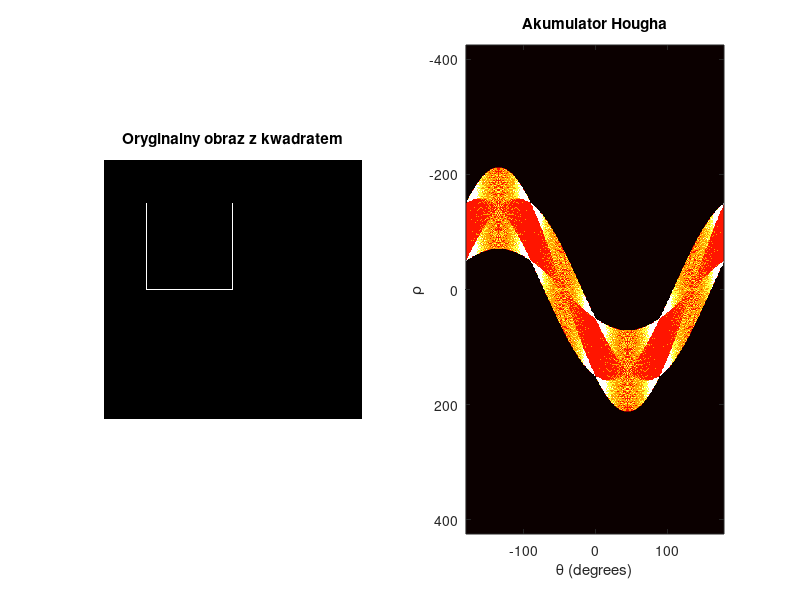

Source code (MATLAB):
clc;
clear;
close all;

% Parametry kwadratu
image_size = 300; % Rozmiar obrazu
square_size = 100; % Rozmiar kwadratu
offset = 50; % Odstęp od brzegu obrazu

% Tworzenie obrazu z kwadratem
image = zeros(image_size, image_size);
image(offset:offset+square_size, offset) = 1; % Lewa krawędź
image(offset:offset+square_size, offset+square_size) = 1; % Prawa krawędź
image(offset, offset:offset+square_size) = 1; % Górna krawędź
image(offset+square_size, offset:offset+square_size) = 1; % Dolna krawędź

% Wyświetlenie oryginalnego obrazu
figure;
subplot(1, 2, 1);
imshow(image);
title('Oryginalny obraz z kwadratem');

% Transformata Hougha
[rows, cols] = size(image);
theta = linspace(-180, 179, 360); % Kąty od -180 do 179 stopni
rho_max = round(sqrt(rows^2 + cols^2));
rho = -rho_max:rho_max;
accumulator = zeros(length(rho), length(theta));

% Przeszukiwanie wszystkich pikseli
for x = 1:cols
    for y = 1:rows
        if image(y, x) == 1 % Jeśli piksel jest na krawędzi
            for t_idx = 1:length(theta)
                th = theta(t_idx) * pi / 180; % Konwersja stopni na radiany
                r = round(x * cos(th) + y * sin(th));
                rho_idx = r + rho_max + 1;
                accumulator(rho_idx, t_idx) = accumulator(rho_idx, t_idx) + 1;
            end
        end
    end
end

% Wyświetlenie akumulatora
subplot(1, 2, 2);
imshow(imadjust(rescale(accumulator)), 'XData', theta, 'YData', rho, ...
    'InitialMagnification', 'fit');
title('Akumulator Hougha');
xlabel('\theta (degrees)');
ylabel('\rho');
axis on;
axis normal;
colormap(gca, hot);

disp('Transformacja Hougha zakończona.');
